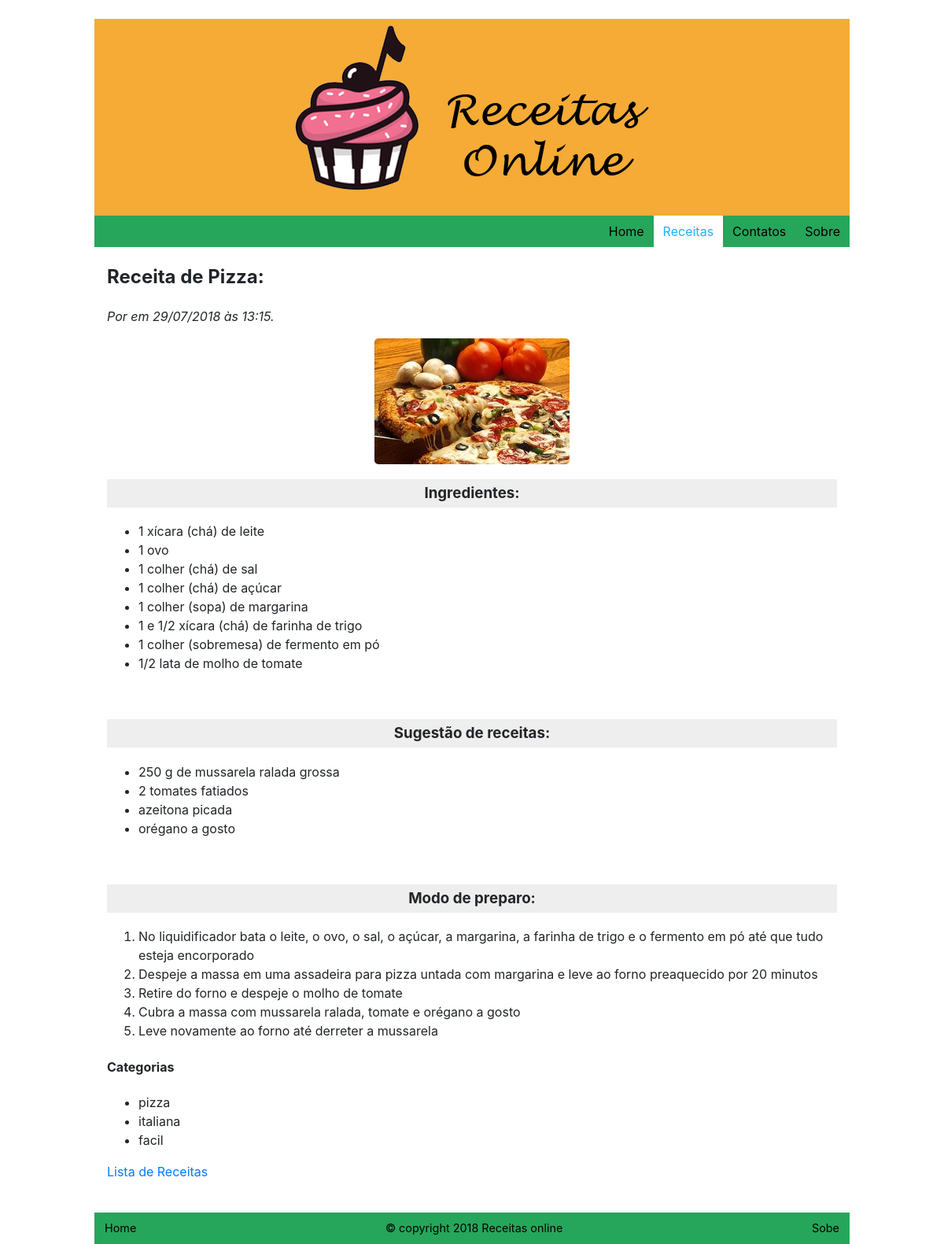
Screenshot of /leartigo.php?id=2 with the database file from the repository.
### tables this page shows
CREATE TABLE `artigos` (
  `ID` int(1) NOT NULL,
  `data` datetime NOT NULL,
  `autor` varchar(150) NOT NULL,
  `titulo` varchar(150) NOT NULL,
  `resumo` varchar(255) NOT NULL,
  `imagem` varchar(150) NOT NULL,
  `texto` longtext NOT NULL,
  `categorias` varchar(255) NOT NULL,
  `status` enum('0','1') NOT NULL DEFAULT '1'
);

### leartigo.php (the view, shortened to what this page needs)
<?php
require ('_header.php');
?>
<?php
if(isset($_GET['id'])) {
	$id = intval($_GET['id']);
} else {
	header('Location: /listartigos.php');
}
require('conn.php');
$sql = "SELECT *, DATE_FORMAT(data, '%d\/%m\/%Y \à\s %H:%i') AS databr FROM artigos WHERE id = '{$id}' AND data < NOW() AND status = '1'";
$res = mysqli_query($conn, $sql);
$artigo = mysqli_fetch_assoc($res);
$cat = explode(",", $artigo['categorias']);
echo "<h2>{$artigo['titulo']}</h2>\n";
echo "<p><i>Por {$artigo['autor']} em {$artigo['databr']}.</i></p>\n";
echo "<div class=\"textoArtigo\">{$artigo['texto']}</div>\n";
echo "<h4>Categorias</h4>\n";
echo "<ul>\n";
foreach($cat AS $listCat) {
	$listCat = trim($listCat);
	echo "<li>{$listCat}</li>\n";
}
echo "</ul>\n";
echo "<p><a href=\"\listartigos.php\">Lista de Receitas</a></p>\n";
?>
<?php require ('_footer.php'); ?>

### css/global.css (style rules this page uses)
*, *::before, *::after { box-sizing: border-box; }
html { font-family: sans-serif; line-height: 1.15; -webkit-text-size-adjust: 100%; -ms-text-size-adjust: 100%; -ms-overflow-style: scrollbar; -webkit-tap-highlight-color: transparent; }
body { margin: 0; font-family: -apple-system, BlinkMacSystemFont, "Segoe UI", Roboto, "Helvetica Neue", Arial, sans-serif, "Apple Color Emoji", "Segoe UI Emoji", "Segoe UI Symbol"; font-size: 1rem; font-weight: 400; line-height: 1.5; color: #212529; text-align: left; background: #ffffff url("../img/fundo.jpg") fixed; }
a { color: #007bff; text-decoration: none; background-color: transparent; -webkit-text-decoration-skip: objects; }

### css/leartigos.css (style rules this page uses)
content h3 { background: #eeeeee; padding: 4px 8px; text-align:center; }
content img { display: block; margin:auto; max-width:100%; border-radius: 5px; }

### rows the page displays
artigos: titulo "Receita de Pizza:", texto (picture), texto "Ingredientes: 1 xícara (chá) de leite 1 ovo 1 colher (chá) de sal 1 colher (chá) de açúcar 1 colher (sopa) de margarina 1 e 1/2 xícara (chá) de farinha de trigo 1 colher (sobremesa) de fermento em pó 1/2 lata de molho de tomate Sugestão de receitas: 250 g de mussarela ralada grossa 2 tomates fatiados azeitona picada orégano a gosto Modo de preparo: No liquidificador bata o leite, o ovo, o sal, o açúcar, a margarina, a farinha de trigo e o fermento em pó até que tudo esteja encorporado Despeje a massa em uma assadeira para pizza untada com margarina e leve ao forno preaquecido por 20 minutos Retire do forno e despeje o molho de tomate Cubra a massa com mussarela ralada, tomate e orégano a…", categorias "pizza", categorias "italiana", categorias "facil"

### other values shown
$artigo['databr'] "29/07/2018 às 13:15"
